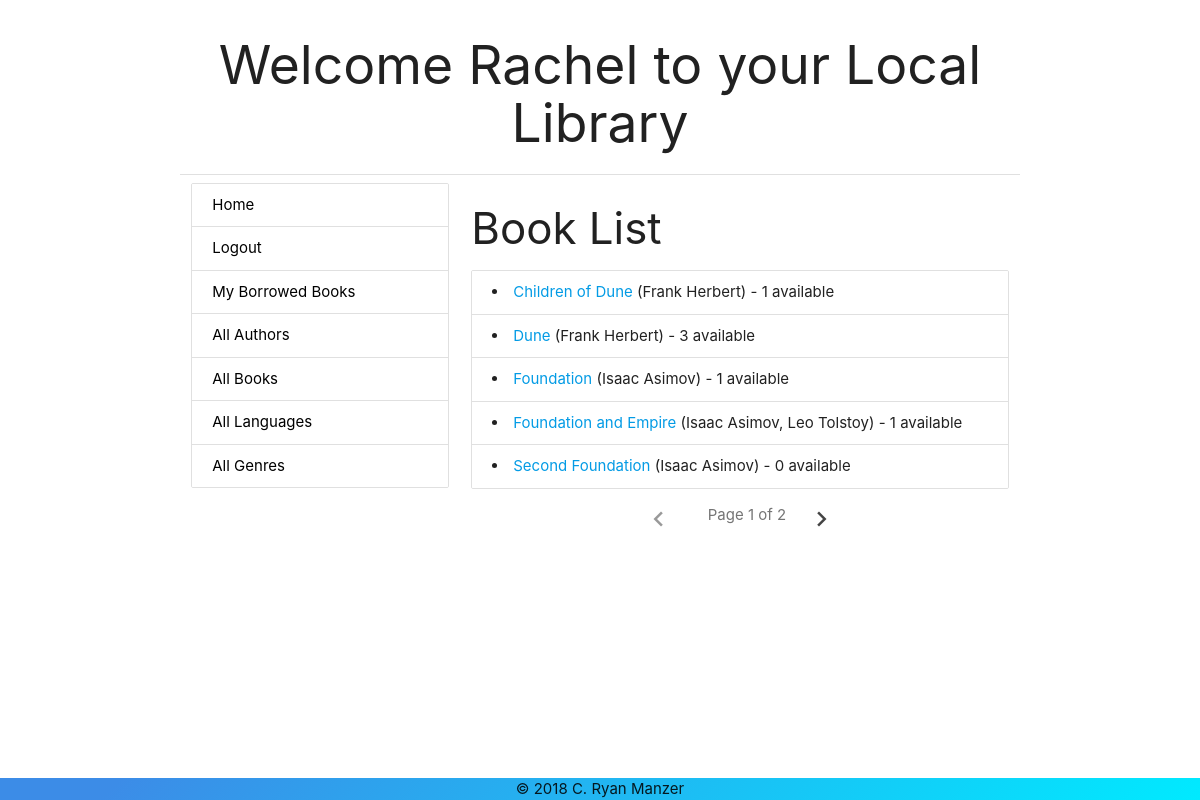
The page /catalog/book/ (signed in) on the database its author committed.
### catalog/models.py (models this page shows, shortened)
class Book(models.Model):
    date_created = models.DateTimeField(auto_now_add=True)
    date_modified = models.DateTimeField(auto_now=True)
    created_by = models.ForeignKey('auth.User', related_name='books_created', on_delete=models.SET_NULL, null=True)
    modified_by = models.ForeignKey('auth.User', related_name='books_modified', on_delete=models.SET_NULL, null=True, blank=True)
    title = models.CharField(max_length=200, blank=True, null=True, db_index=True, help_text='Enter the book\'s title')
    author = models.ManyToManyField('Author')
    summary=models.TextField(blank=True, null=True, help_text='Enter a brief description of the book.')
    isbn = models.CharField('ISBN',max_length=13, blank=True, null=True, help_text='13 Character <a href="https://www.isbn-international.org/content/what-isbn">ISBN number</a>')
    genre = models.ManyToManyField('Genre')
    slug = models.SlugField(max_length=30, db_index=True)
    class Meta:
        ordering = ['title', ]
    @property
    def copies_available(self):
      return self.bookinstance_set.filter(status='a').count()
    def get_absolute_url(self):
       return reverse('catalog:book-detail', kwargs={'id': str(self.id), 'slug': self.slug})
    def display_author(self):
      return ', '.join([f'{author.first_name} {author.last_name}' for author in self.author.all()])
    display_author.short_description = 'Author(s)'
    def display_genre(self):
       """
       Creating a string representation of the genre(s) for this book.
       """
       return ', '.join(genre.name for genre in self.genre.all())
    display_genre.short_description='Genre(s)'

class Author(models.Model):
    date_created = models.DateTimeField(auto_now_add=True)
    date_modified = models.DateTimeField(auto_now=True)
    created_by = models.ForeignKey('auth.User', related_name='authors_created', on_delete=models.SET_NULL, null=True)
    modified_by = models.ForeignKey('auth.User', related_name='authors_modified', on_delete=models.SET_NULL, null=True)
    first_name = models.CharField(max_length=100, blank=True, null=True, help_text='The first name of the author.')
    last_name = models.CharField(max_length=100, blank=True, db_index=True, null=True, help_text='The last name of the author.')
    date_of_birth = models.DateField(null=True, blank=True)
    date_of_death = models.DateField('Died', null=True, blank=True)
    slug = models.SlugField(max_length=50, db_index=True)
    class Meta:
      ordering = ['last_name', 'first_name']

### catalog/views.py (the view)
# urls.py: path('book/',views.BookListView.as_view(),name='books'),
class BookListView(LoginRequiredMixin, generic.ListView):
    model = Book
    paginate_by = 5

### catalog/templates/catalog/book_list.html
{% extends "catalog/base_index.html" %}
{% block content %}
    <h3>Book List</h3>
    {% for book in book_list %}
        {% if forloop.first %}
            <div class="collection">
        {% endif %}
        <li class="collection-item"><a href="{{book.get_absolute_url}}">{{book.title}}</a> ({{book.display_author}})  -  {{book.copies_available}} available</li>
        {% if forloop.last %}
            </div>
        {% endif %}
    {% empty %}
        <h4>No Books!</h4>
        <div class="divider"> </div>
        <p>This is very sad.  What is a library without books?</p>
    {% endfor %}
{% endblock %}

### catalog/templates/catalog/base_index.html (shortened to what this page needs)
{% extends "catalog/base.html" %}
{% block body %}
<div class="container">
    <section class="center-align">
        <h2 class="">Welcome {% if user %}{{user.first_name}}{% endif %} to your Local Library</h2>
    </section>
    <div class="divider">
    </div>
    <div class="row">
        <div class="col s4 ">
            {% block sidebar %}
                <div class="collection ">
                    <a href="{% url 'catalog:index'%}" class="collection-item black-text ">Home</a>
                    {% if user.is_authenticated%}
                        <a class='collection-item black-text' href="{% url 'logout' %}">Logout</a>
                        <a class="collection-item black-text" href="{% url 'catalog:my-borrowed-books' %}">My Borrowed Books</a>
                    {% else %}
                        <a class='collection-item black-text' href="{% url 'login' %}">Login</a>
                    {% endif %}
                    <a href="{% url 'catalog:authors' %}" class="collection-item black-text"><span class=" badge">{{num_authors}}</span>All Authors</a>
                    <a href="{% url 'catalog:books' %}" class="collection-item black-text"><span class=" badge">{{num_books}}</span>All Books</a>
                    <a href="{% url 'catalog:languages' %}" class="collection-item black-text"><span class=" badge">{{num_languages}}</span>All Languages</a>
                    <a href="{% url 'catalog:genre-list' %}" class="collection-item black-text"><span class=" badge">{{num_genres}}</span>All Genres</a>
                </div>
            {% endblock %}
        </div>
        <div class="col s8">
            {% block content %}{% endblock %}
            {% block pagination %}
                {% if is_paginated %}
                    <ul class='pagination center-align'>
                        <li class='waves effect {% if not page_obj.has_previous %} disabled{% endif %}'><a href=" "><i class='material-icons'></i></a></li>
                        <li><span class="badge">Page {{page_obj.number}} of {{page_obj.paginator.num_pages}}</span> </li>
                        <li class="waves effect {% if not page_obj.has_next %}disabled{% endif %}"><a href=" {% if page_obj.has_next %}{{request.path}}?page={{page_obj.next_page_number}}{% endif %} "><i class="material-icons">chevron_right</i> </a> </li>
                    </ul>
                {% endif %}
            {% endblock %}
        </div>
    </div>
</div>
<footer class='gd-morebluer '>
    <span>© 2018 C. Ryan Manzer </span>
</footer>
{% endblock %}

### static/css/main.css (style rules this page uses)
footer { position: fixed; left: 0; bottom: 0; width: 100%; text-align: center; margin-top: 1em; }
.gd-morebluer { background-image: linear-gradient(135deg, #3C8CE7 10%, #00EAFF 100%); }

### rows shown on the page
Book: title "Children of Dune", display_author "Frank Herbert", copies_available "1"
Book: title "Dune", display_author "Frank Herbert", copies_available "3"
Book: title "Foundation", display_author "Isaac Asimov", copies_available "1"
Book: title "Foundation and Empire", display_author "Isaac Asimov, Leo Tolstoy", copies_available "1"
Book: title "Second Foundation", display_author "Isaac Asimov", copies_available "0"

### other values the page prints
{{ user.first_name }} "Rachel"
{{ page_obj.number }} "1"
{{ page_obj.paginator.num_pages }} "2"
